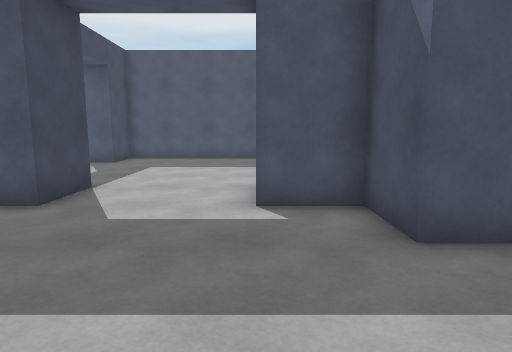
view 1 (above)

23 first-person views from a walk through a 3-D level made in the Unity game engine. The camera is 1.4 m above the floor, tilts 8° down and sees 75° across. The floor is counted in squares, 1 m on a side. Each view is taken from the middle of a square. On the plan, view 1 faces up. The plan holds only what a view shows up to about 15 squares ahead; the rest is blank. The place goes on beyond the plan.

view 2
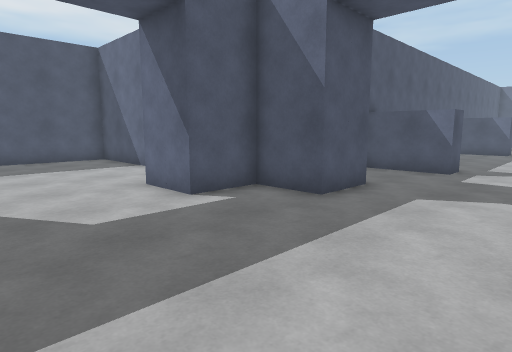

view 3
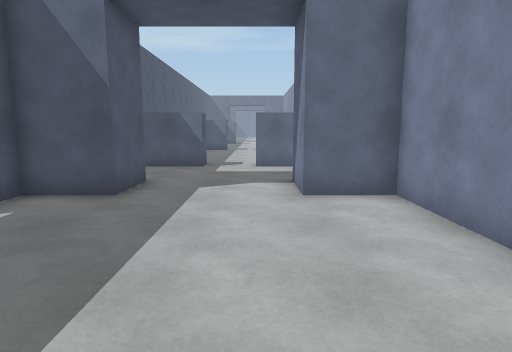

view 4
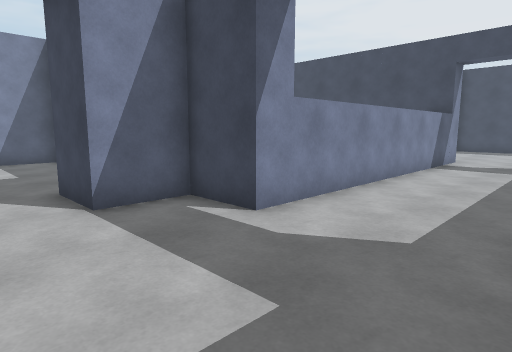

view 5
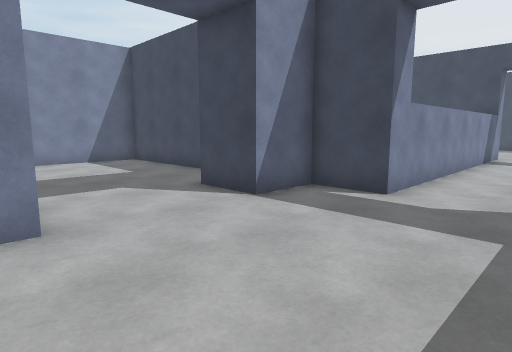

view 6
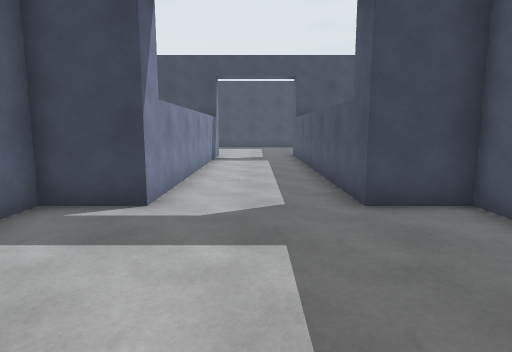

view 7
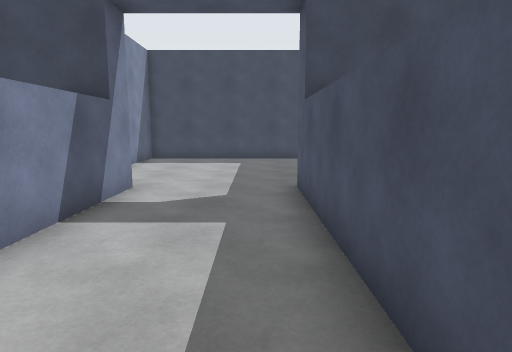

view 8
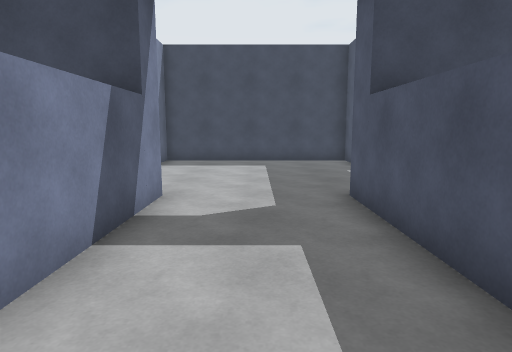

view 9
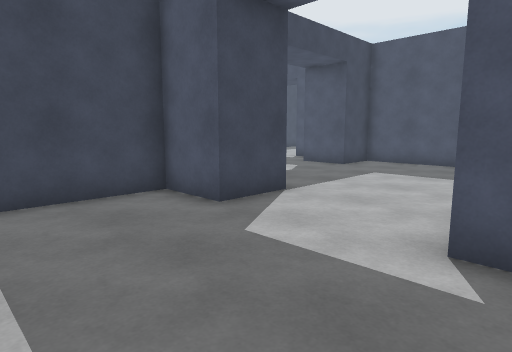

view 10
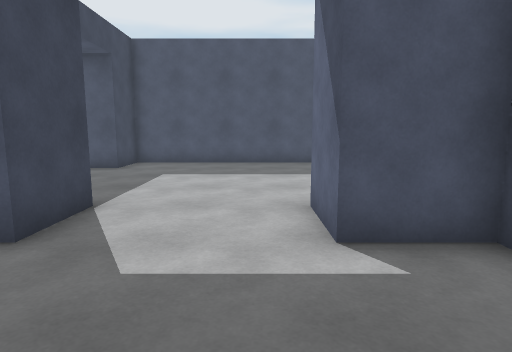

view 11
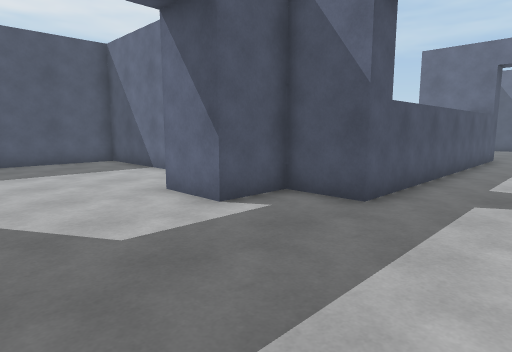

view 12
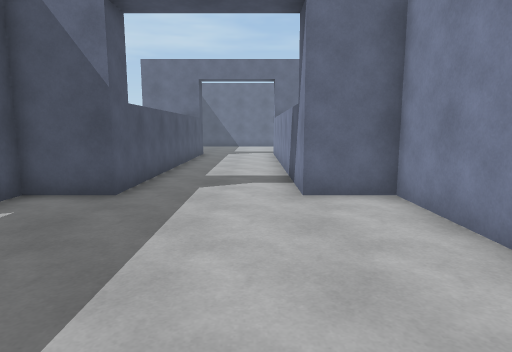

view 13
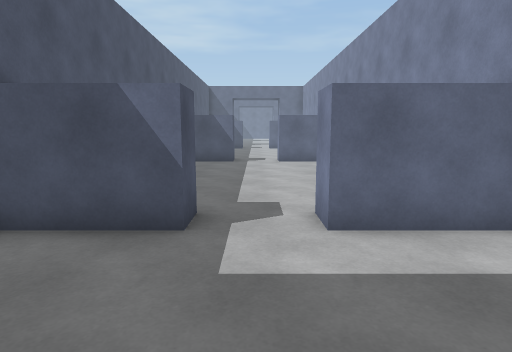

view 14
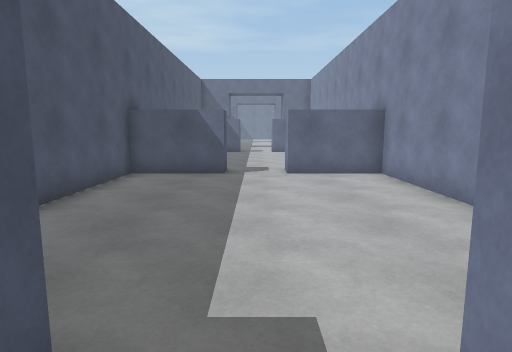

view 15
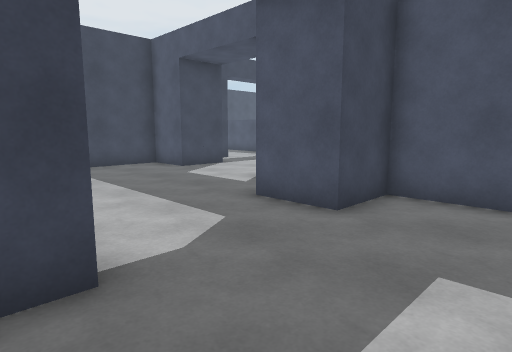

view 16
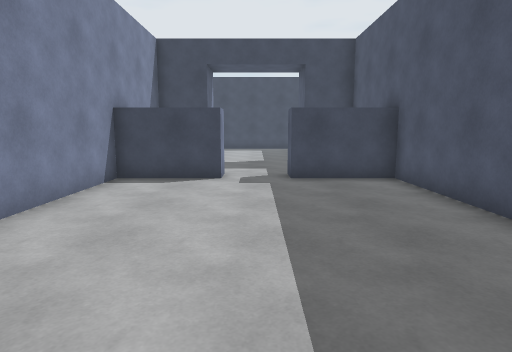

view 17
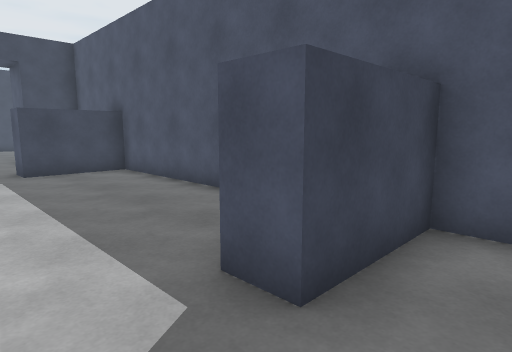

view 18
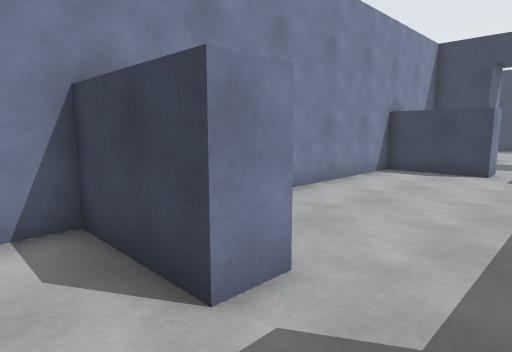

view 19
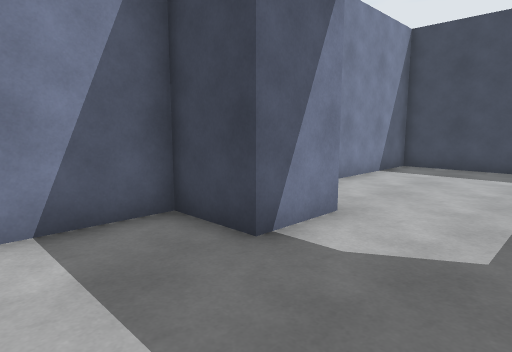

view 20
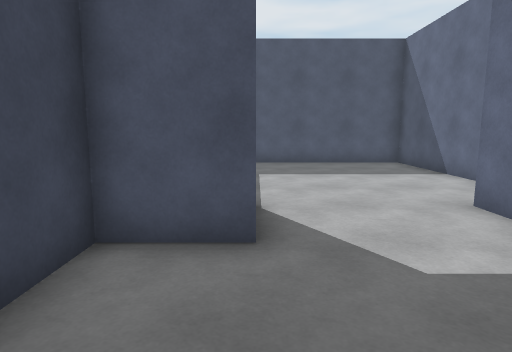

view 21
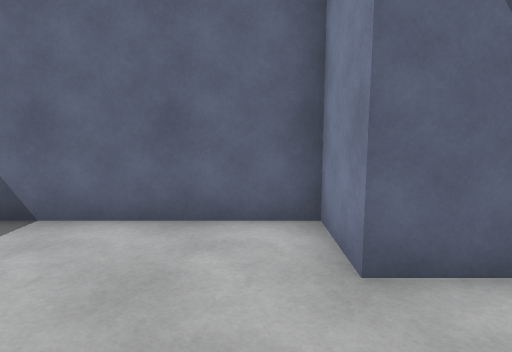

view 22
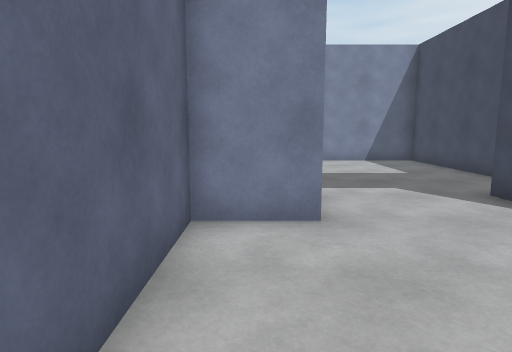

view 23
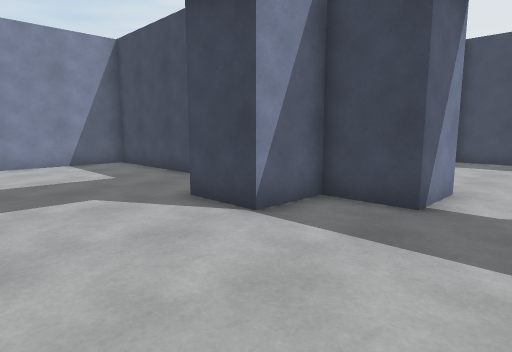

### Floor plan
Points are (right, up) in squares from view 1. A wall is a line through its corners. A room is listed if a view was taken in it or the views show most of it. See-through windows are left out.
Room 1 (views 1, 2, 3, 4, 5, 6, 7, 8, 9, 10, 11, 12, 13, 14, 15, 19, 20, 21, 22, 23)
walls: (6.2, 6) (4, 6) (4, 4) (2, 4) (2, 6) (0, 6) (0, 8) (2, 8) (2, 16) (-6, 16) (-6, 14) (-18, 14) (-18, 16) (-20, 16) (-20, 18) (-18, 18) (-18, 26) (-26, 26) (-26, 24) (-26.5, 24); (-26.5, 20) (-26, 20) (-26, 18) (-24, 18) (-24, 16) (-26, 16) (-26, 8) (-18, 8) (-18, 10) (-6, 10) (-6, 8) (-4, 8) (-4, 6) (-6, 6) (-6, -2) (2, -2) (2, 0) (4, 0) (4, -2) (6.5, -2); (7.5, 3) (7.5, 5.8); (7.5, -1.5) (7.5, 1)
ways out: opening at (8.5, 2) to room 3
Room 2 (views 16, 17, 18)
walls: (17.5, 1) (18.5, 1) (18.5, -2); (18.5, 6) (18.5, 3) (17.5, 3)
ways out: opening at (18.5, 2) to room 3
Room 3 (no view inside)
walls: (17.5, 3) (17.5, 6) (8.5, 6) (8.5, 3) (7.5, 3); (7.5, 1) (8.5, 1) (8.5, -2) (17.5, -2) (17.5, 1)
ways out: opening at (8.5, 2) to room 1; opening at (18.5, 2) to room 2

Positions as (right, up) in squares from view 1, and headings:
1: (0, 0), facing up
2: (-4, 0), facing up-right
3: (-5, 1), facing right
4: (-2, 14), facing down-left
5: (1, 13), facing down-left
6: (0, 12), facing left
7: (-10, 13), facing left
8: (-11, 12), facing left
9: (-19, 12), facing up-left
10: (-21, 12), facing up
11: (-24, 11), facing up-right
12: (-25, 11), facing right
13: (3, 2), facing right
14: (7, 2), facing right
15: (7, -1), facing up-left
16: (18, 2), facing left
17: (20, 1), facing up-left
18: (20, 3), facing down-left
19: (7, 3), facing down-left
20: (-4, 2), facing up
21: (-3, 9), facing right
22: (-19, 23), facing down
23: (-20, 22), facing down-left
